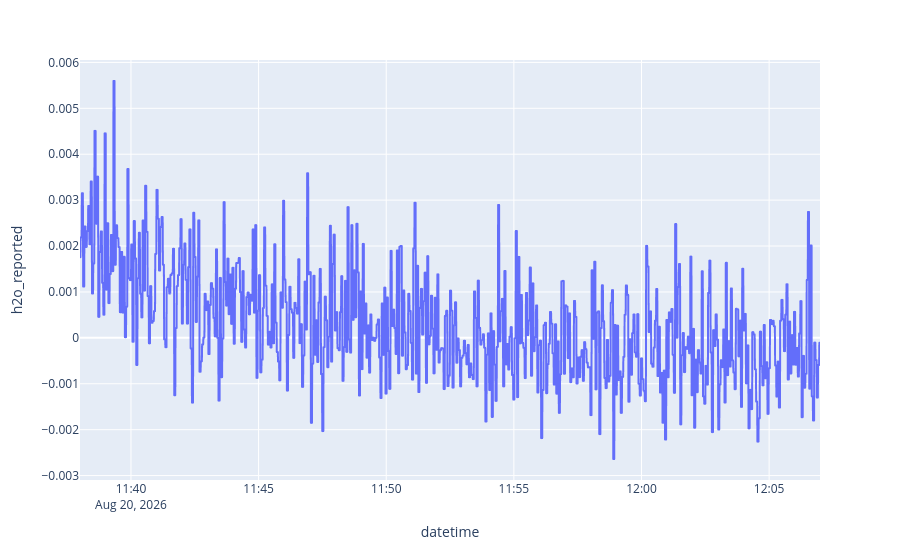
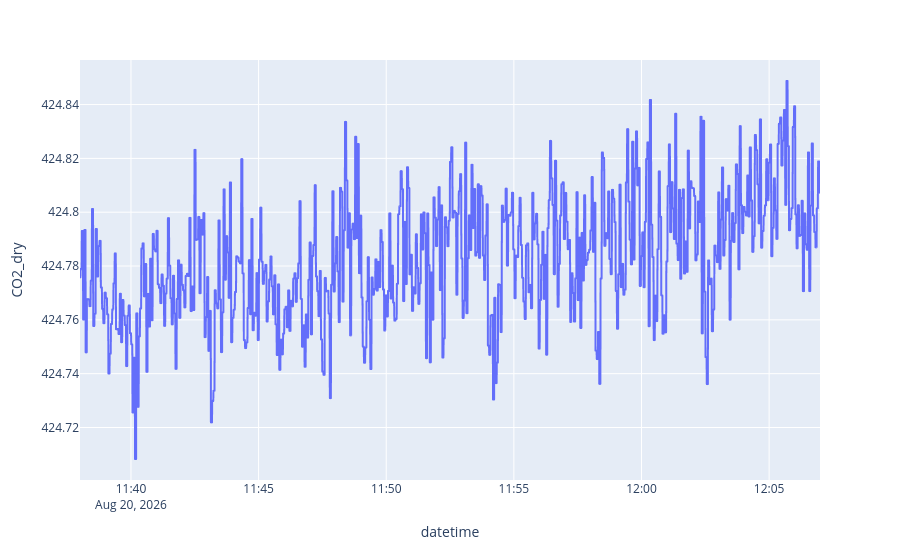
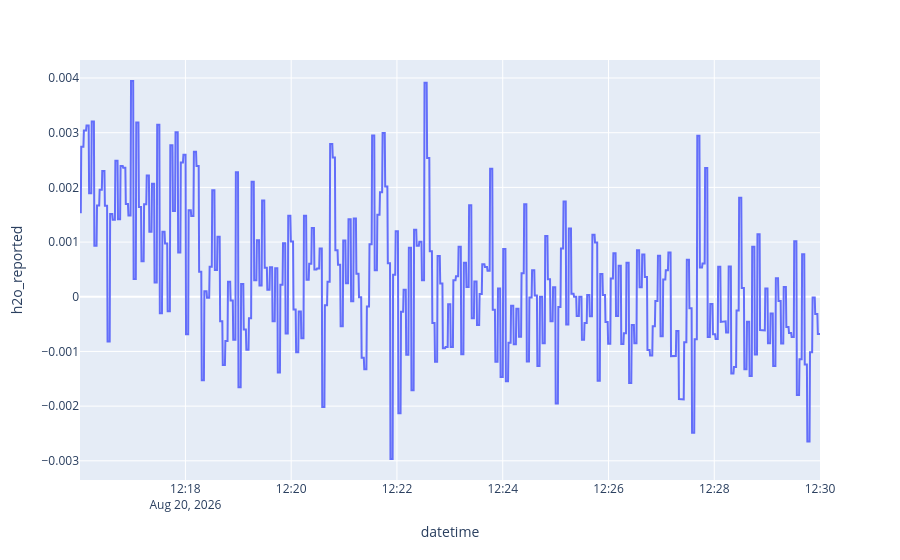
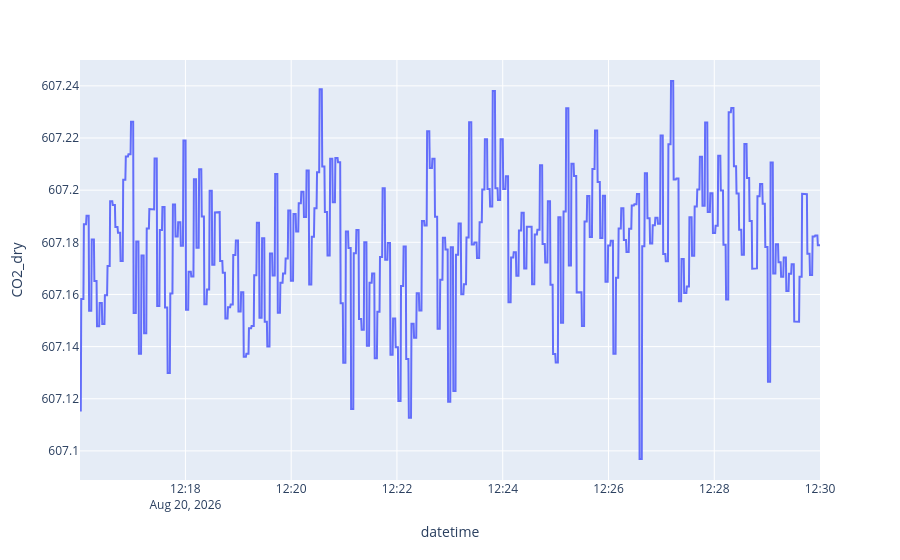

Write notebook code for charts like these, in order.
### Code cell
# Plot Tool to tailor calibration times
id = 413
key = "20.08.2026"

low_start_date = calibration_times[str(id)][key]["low_start_date"]
low_end_date = calibration_times[str(id)][key]["low_end_date"]
high_start_date = calibration_times[str(id)][key]["high_start_date"]
high_end_date = calibration_times[str(id)][key]["high_end_date"]

plot_calibration_time(df_p_413, low_start_date, low_end_date, high_start_date, high_end_date)

### Figure 1 — Plotly figure (JSON) as saved in the notebook; plotly's stock layout.template omitted (floating-point values rounded to 4 significant figures; data arrays with more than 128 entries replaced by an {"elided": "..."} marker saying what was removed)
{"data": [{"hovertemplate": "datetime=%{x}<br>h2o_reported=%{y}<extra></extra>", "legendgroup": "", "line": {"color": "#636efa", "dash": "solid"}, "marker": {"symbol": "circle"}, "mode": "lines", "name": "", "showlegend": false, "type": "scattergl", "x": {"elided": "1756 str values"}, "xaxis": "x", "y": {"elided": "1756 float values"}, "yaxis": "y"}], "layout": {"legend": {"tracegroupgap": 0}, "margin": {"t": 60}, "xaxis": {"anchor": "y", "domain": [0, 1], "title": {"text": "datetime"}}, "yaxis": {"anchor": "x", "domain": [0, 1], "title": {"text": "h2o_reported"}}}}

### Figure 2 — Plotly figure (JSON) as saved in the notebook; plotly's stock layout.template omitted (floating-point values rounded to 4 significant figures; data arrays with more than 128 entries replaced by an {"elided": "..."} marker saying what was removed)
{"data": [{"hovertemplate": "datetime=%{x}<br>CO2_dry=%{y}<extra></extra>", "legendgroup": "", "line": {"color": "#636efa", "dash": "solid"}, "marker": {"symbol": "circle"}, "mode": "lines", "name": "", "showlegend": false, "type": "scattergl", "x": {"elided": "1756 str values"}, "xaxis": "x", "y": {"elided": "1756 float values"}, "yaxis": "y"}], "layout": {"legend": {"tracegroupgap": 0}, "margin": {"t": 60}, "xaxis": {"anchor": "y", "domain": [0, 1], "title": {"text": "datetime"}}, "yaxis": {"anchor": "x", "domain": [0, 1], "title": {"text": "CO2_dry"}}}}

### Figure 3 — Plotly figure (JSON) as saved in the notebook; plotly's stock layout.template omitted (floating-point values rounded to 4 significant figures; data arrays with more than 128 entries replaced by an {"elided": "..."} marker saying what was removed)
{"data": [{"hovertemplate": "datetime=%{x}<br>h2o_reported=%{y}<extra></extra>", "legendgroup": "", "line": {"color": "#636efa", "dash": "solid"}, "marker": {"symbol": "circle"}, "mode": "lines", "name": "", "orientation": "v", "showlegend": false, "type": "scatter", "x": {"elided": "848 str values"}, "xaxis": "x", "y": {"elided": "848 float values"}, "yaxis": "y"}], "layout": {"legend": {"tracegroupgap": 0}, "margin": {"t": 60}, "xaxis": {"anchor": "y", "domain": [0, 1], "title": {"text": "datetime"}}, "yaxis": {"anchor": "x", "domain": [0, 1], "title": {"text": "h2o_reported"}}}}

### Figure 4 — Plotly figure (JSON) as saved in the notebook; plotly's stock layout.template omitted (floating-point values rounded to 4 significant figures; data arrays with more than 128 entries replaced by an {"elided": "..."} marker saying what was removed)
{"data": [{"hovertemplate": "datetime=%{x}<br>CO2_dry=%{y}<extra></extra>", "legendgroup": "", "line": {"color": "#636efa", "dash": "solid"}, "marker": {"symbol": "circle"}, "mode": "lines", "name": "", "orientation": "v", "showlegend": false, "type": "scatter", "x": {"elided": "848 str values"}, "xaxis": "x", "y": {"elided": "848 float values"}, "yaxis": "y"}], "layout": {"legend": {"tracegroupgap": 0}, "margin": {"t": 60}, "xaxis": {"anchor": "y", "domain": [0, 1], "title": {"text": "datetime"}}, "yaxis": {"anchor": "x", "domain": [0, 1], "title": {"text": "CO2_dry"}}}}
